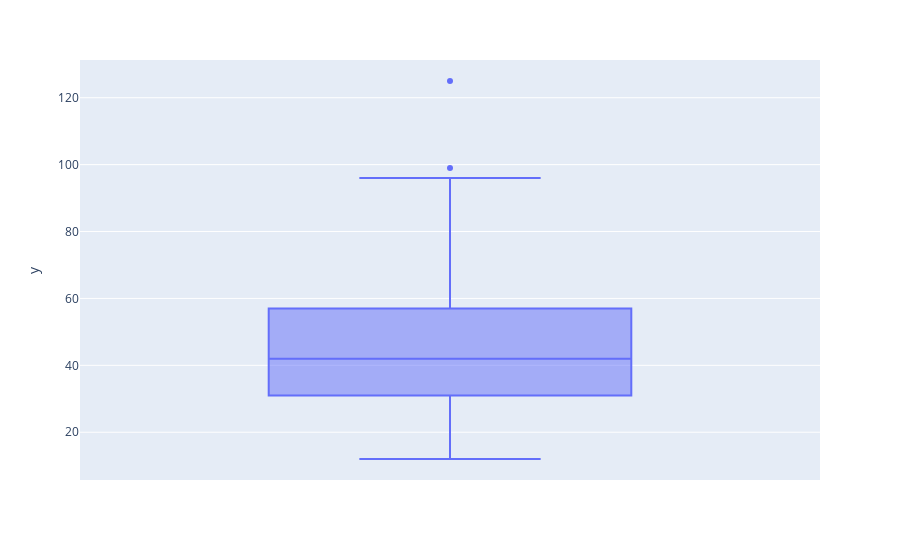

The cell this chart's notebook holds for it:
### Markdown cell above
![image](figure3.png)

### Code cell
# icu["SAPS II"].plot.box()
# plt.boxplot(icu["SAPS II"])
# sns.boxplot(icu["SAPS II"])
px.box(y=icu["SAPS II"])

### Figure 1 — Plotly figure (JSON) as saved in the notebook; plotly's stock layout.template omitted (floating-point values rounded to 4 significant figures; data arrays with more than 128 entries replaced by an {"elided": "..."} marker saying what was removed)
{"data": [{"alignmentgroup": "True", "hovertemplate": "y=%{y}<extra></extra>", "legendgroup": "", "marker": {"color": "#636efa"}, "name": "", "notched": false, "offsetgroup": "", "orientation": "v", "showlegend": false, "type": "box", "x0": " ", "xaxis": "x", "y": {"elided": "500 int values"}, "y0": " ", "yaxis": "y"}], "layout": {"autosize": true, "boxmode": "group", "legend": {"tracegroupgap": 0}, "margin": {"t": 60}, "xaxis": {"anchor": "y", "autorange": true, "domain": [0, 1], "range": [-0.5, 0.5], "type": "category"}, "yaxis": {"anchor": "x", "autorange": true, "domain": [0, 1], "range": [5.722, 131.3], "title": {"text": "y"}, "type": "linear"}}}
